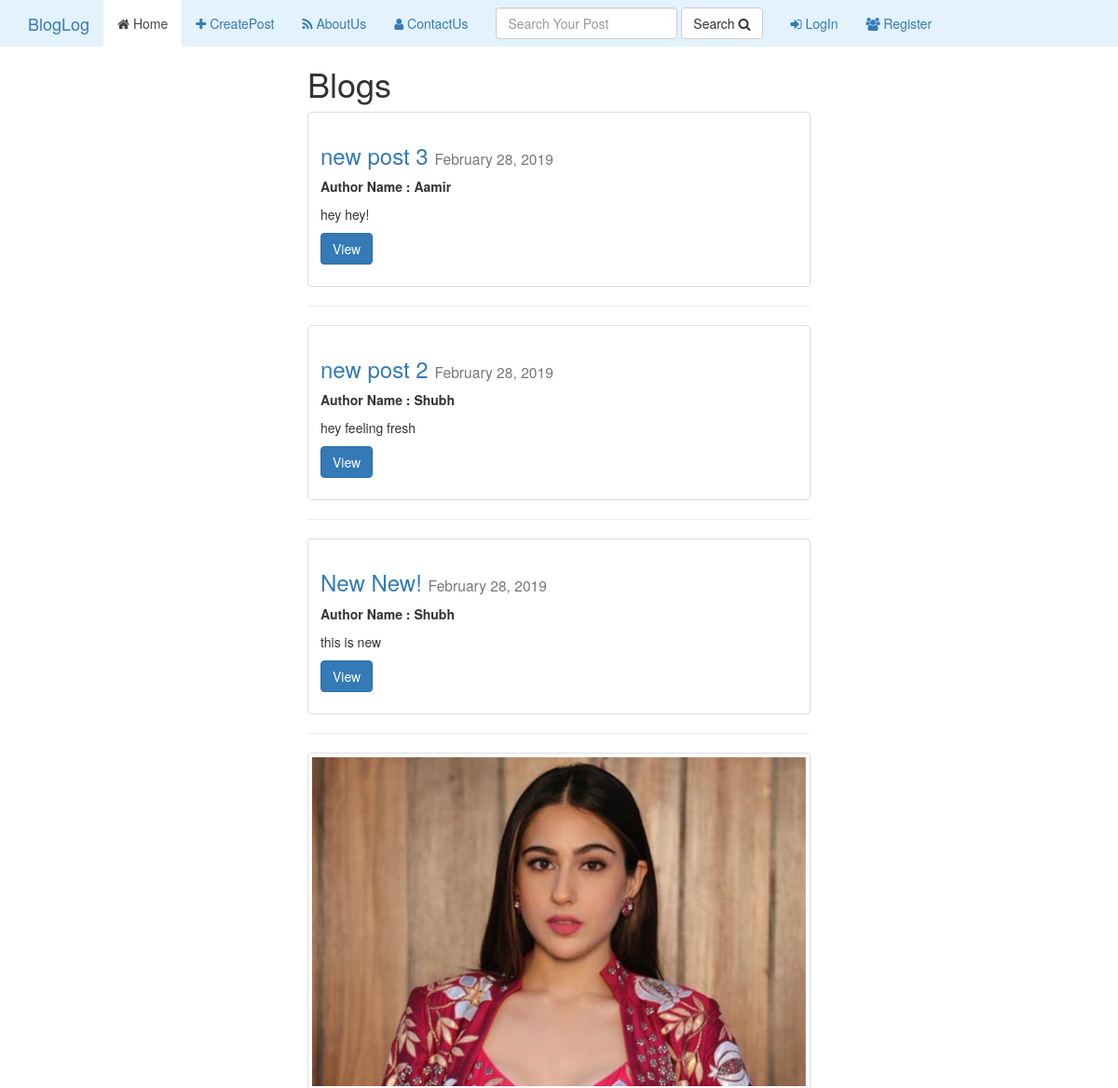
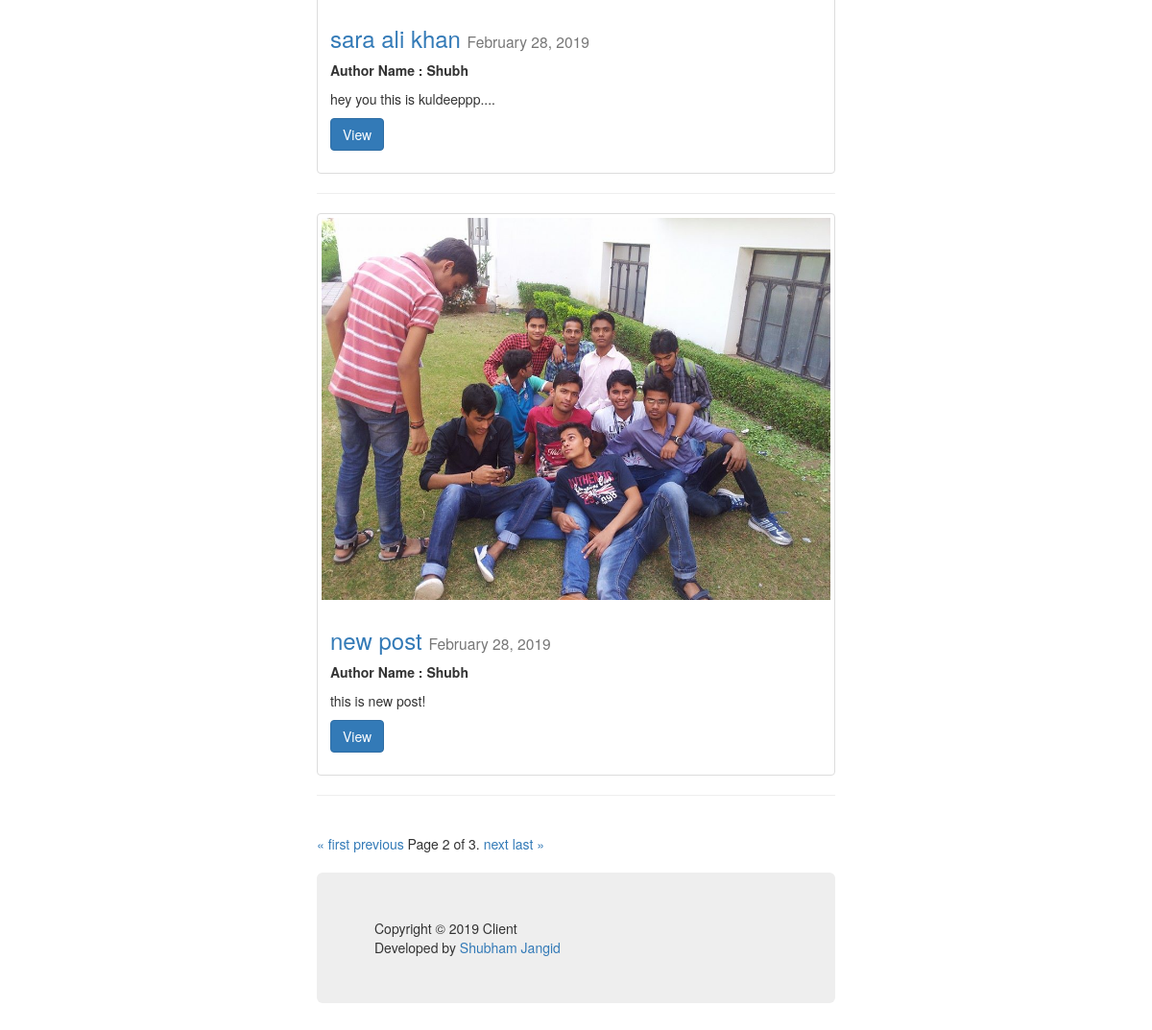
The app's page /posts/?page=2 with its own data (2 pictures, top to bottom).
### post/models.py (models this page shows, shortened)
class Post(models.Model):
    user=models.ForeignKey(settings.AUTH_USER_MODEL,default=1,on_delete=models.CASCADE)
    title=models.CharField(blank=False,max_length=20)
    body=models.TextField(blank=True)
    slug=models.SlugField(null=True)
    image=models.ImageField(null=True,blank=True,width_field='width_field',height_field='height_field')
    width_field=models.IntegerField(default=0)
    height_field=models.IntegerField(default=0)
    updated=models.DateTimeField(auto_now=True,auto_now_add=False)
    timestamp=models.DateTimeField(default=timezone.now)
    def get_absolute_url(self):
        return "/posts/%s/%s/" %(self.id,self.slug)
    class Meta:
        ordering=['-timestamp', '-updated']

### post/views.py (the view)
def post_list(request):
    query_list = Post.objects.all().order_by("-timestamp")
    qry=request.GET.get('q')
    if qry:
        query_list=query_list.filter(title__icontains=qry)
    paginator = Paginator(query_list, 5)  # Show 25 contacts per page
    page = request.GET.get('page')
    query = paginator.get_page(page)
    c = { 'object':query, 'title':'Blogs'}
    return render(request, 'list.html',c)

### templates/list.html (shortened to what this page needs)
{%extends 'base.html'%}
{%block content%}
<div class="col-sm-6 col-sm-offset-3">
<h1>{{title}} </h1>
<div class="row">
{% for obj in object%}
 <div class="col-sm-12 ">
     <div class="thumbnail">
         {%if obj.image%}
        <img src="{{obj.image.url}}" class="img-responsive">
         {%endif%}
         <div class="caption">
             <h3><a href="{{obj.get_absolute_url }}">{{obj.title}} </a><small>{{obj.timestamp|date:'F d, Y'}} </small></h3>
             {%if obj.user.username%}<strong>Author Name : {{obj.user.username|capfirst}}</strong>{%endif%}
             <p>{{obj.body|linebreaks|truncatechars:130}}</p>
             <p><a href="{{obj.get_absolute_url }}" class="btn btn-primary">View</a></p>
         </div>
     </div>
     <hr/>
 </div>
{%endfor%}
</div>
<div class="pagination">
    <span class="step-links">
        {% if object.has_previous %}
            <a href="?page=1">&laquo; first</a>
            <a href="?page={{ object.previous_page_number }}">previous</a>
        {% endif %}
        <span class="current">
            Page {{ object.number }} of {{ object.paginator.num_pages }}.
        </span>
        {% if object.has_next %}
            <a href="?page={{ object.next_page_number }}">next</a>
            <a href="?page={{ object.paginator.num_pages }}">last &raquo;</a>
        {% endif %}
    </span>
</div>
<div class="jumbotron">
{% block copyright %}
  Copyright &copy; 2019 Client<br>Developed by <a href="http://facebook.com/iamshubham" target="_blank">Shubham Jangid</a>
{% endblock %}
</div>
{%endblock content%}

### templates/base.html (shortened to what this page needs)
{%load staticfiles%}
<!DOCTYPE html>
<html lang="en">
<head>
    <link rel="stylesheet" href="{%static 'base.css'%}">
    <link rel="stylesheet" href="https://maxcdn.bootstrapcdn.com/bootstrap/3.3.7/css/bootstrap.min.css">
    <link rel="stylesheet" href="https://stackpath.bootstrapcdn.com/font-awesome/4.7.0/css/font-awesome.min.css">
<body>
<nav class=class="navbar navbar-dark navbar-fixed-top" style="background-color: #e3f2fd;">
  <div class="container-fluid">
    <div class="navbar-header">
      <a class="navbar-brand" href="#">BlogLog</a>
    </div>
    <ul class="nav navbar-nav">
      <li class="active"><a href="{%url 'posts:list'%}"><i class="fa fa-home"></i> Home</a></li>
      <li><a href="{%url 'posts:create'%}"><i class="fa fa-plus"></i> CreatePost</a></li>
      <li><a href="{%url 'posts:about'%}"><i class="fa fa-rss"></i> AboutUs</a></li>
      <li><a href="{%url 'posts:contact'%}"><i class="fa fa-user"></i> ContactUs</a></li>
    </ul>
    <form class="navbar-form navbar-left" action="" method="get">
      <div class="form-group">
        <input type="text" class="form-control" placeholder="Search Your Post" name="q" value="{{request.GET.q}}">
      </div>
      <button type="submit" class="btn btn-default">Search <i class="fa fa-search"></i></button>
    </form>
    <ul class="nav navbar-nav mr-auto">
      {%if  user.is_authenticated%}
        <li><a href="{%url 'users:profile'%}"><i class="fa fa-user-circle"></i>{{user.username|capfirst}}</a></li>
        <li><a href="{%url 'users:logout'%}"><i class="fa fa-sign-out"></i> LogOut</a></li>
        <li><a href="{%url 'users:password_change'%}"><i class="fa fa-key"></i> ChangePassword</a></li>
        {%else%}
        <li><a href="{%url 'users:login'%}"><i class="fa fa-sign-in"></i> LogIn</a></li>
        <li><a href="{%url 'users:register'%}"><i class="fa fa-users"></i> Register</a></li>
      {%endif%}
    </ul>
  </div>
</nav>
<div class="container">
{%block content%}
{%endblock content%}
</div>
</body>
</html>

### static/base.css (style rules this page uses)
.navbar-nav li a:hover, .navbar-nav li.active a { color: #454545 !important; background-color: #fff !important; }

### records on screen
Post: title "new post 3", timestamp "February 28, 2019", user.username "Aamir", body "hey hey!"
Post: title "new post 2", timestamp "February 28, 2019", user.username "Shubh", body "hey feeling fresh"
Post: title "New New!", timestamp "February 28, 2019", user.username "Shubh", body "this is new"
Post: image (picture), title "sara ali khan", timestamp "February 28, 2019", user.username "Shubh", body "hey you this is kuldeeppp...."
Post: image (picture), title "new post", timestamp "February 28, 2019", user.username "Shubh", body "this is new post!"

### other values on screen
{{ title }} "Blogs"
{{ object.number }} "2"
{{ object.paginator.num_pages }} "3"
